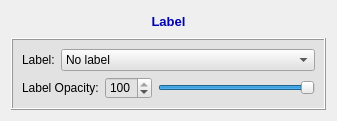
<?xml version="1.0" encoding="UTF-8"?>
<ui version="4.0">
 <class>LabelWidget</class>
 <widget class="QWidget" name="LabelWidget">
  <property name="geometry">
   <rect>
    <x>0</x>
    <y>0</y>
    <width>337</width>
    <height>121</height>
   </rect>
  </property>
  <property name="windowTitle">
   <string>LabelWidget</string>
  </property>
  <layout class="QVBoxLayout" name="verticalLayout_2">
   <item>
    <widget class="QLabel" name="label_14">
     <property name="font">
      <font>
       <pointsize>11</pointsize>
       <weight>75</weight>
       <bold>true</bold>
      </font>
     </property>
     <property name="text">
      <string>&lt;html&gt;&lt;head/&gt;&lt;body&gt;&lt;p&gt;&lt;span style=&quot; font-size:10pt; color:#0000b3;&quot;&gt;Label&lt;/span&gt;&lt;/p&gt;&lt;/body&gt;&lt;/html&gt;</string>
     </property>
     <property name="alignment">
      <set>Qt::AlignCenter</set>
     </property>
    </widget>
   </item>
   <item>
    <widget class="QFrame" name="frame_4">
     <property name="minimumSize">
      <size>
       <width>0</width>
       <height>0</height>
      </size>
     </property>
     <property name="styleSheet">
      <string notr="true">background-color: rgb(226, 226, 226)</string>
     </property>
     <property name="frameShape">
      <enum>QFrame::Box</enum>
     </property>
     <property name="frameShadow">
      <enum>QFrame::Raised</enum>
     </property>
     <layout class="QVBoxLayout" name="verticalLayout">
      <item>
       <layout class="QHBoxLayout" name="horizontalLayout_6">
        <item>
         <widget class="QLabel" name="activeLabelLabel">
          <property name="font">
           <font>
            <family>Arial</family>
           </font>
          </property>
          <property name="text">
           <string>Label:</string>
          </property>
         </widget>
        </item>
        <item>
         <widget class="QComboBox" name="comboBoxLabel">
          <property name="sizePolicy">
           <sizepolicy hsizetype="Expanding" vsizetype="Fixed">
            <horstretch>0</horstretch>
            <verstretch>0</verstretch>
           </sizepolicy>
          </property>
          <property name="font">
           <font>
            <family>Arial</family>
           </font>
          </property>
          <property name="iconSize">
           <size>
            <width>13</width>
            <height>13</height>
           </size>
          </property>
          <item>
           <property name="text">
            <string>No label</string>
           </property>
           <property name="icon">
            <iconset resource="../Main/resources/IADE_Analyzer.qrc">
             <normaloff>:/icons/transparentbox.png</normaloff>:/icons/transparentbox.png</iconset>
           </property>
          </item>
          <item>
           <property name="text">
            <string>Vessel Wall</string>
           </property>
           <property name="icon">
            <iconset resource="../Main/resources/IADE_Analyzer.qrc">
             <normaloff>:/icons/bluebox.png</normaloff>:/icons/bluebox.png</iconset>
           </property>
          </item>
          <item>
           <property name="text">
            <string>Lumen</string>
           </property>
           <property name="icon">
            <iconset resource="../Main/resources/IADE_Analyzer.qrc">
             <normaloff>:/icons/redbox.png</normaloff>:/icons/redbox.png</iconset>
           </property>
          </item>
          <item>
           <property name="text">
            <string>Calcification</string>
           </property>
           <property name="icon">
            <iconset resource="../Main/resources/IADE_Analyzer.qrc">
             <normaloff>:/icons/greenbox.png</normaloff>:/icons/greenbox.png</iconset>
           </property>
          </item>
          <item>
           <property name="text">
            <string>Hemorrhage</string>
           </property>
           <property name="icon">
            <iconset resource="../Main/resources/IADE_Analyzer.qrc">
             <normaloff>:/icons/yellowbox.png</normaloff>:/icons/yellowbox.png</iconset>
           </property>
          </item>
          <item>
           <property name="text">
            <string>LRNC</string>
           </property>
           <property name="icon">
            <iconset resource="../Main/resources/IADE_Analyzer.qrc">
             <normaloff>:/icons/lightbluebox.png</normaloff>:/icons/lightbluebox.png</iconset>
           </property>
          </item>
          <item>
           <property name="text">
            <string>LM</string>
           </property>
           <property name="icon">
            <iconset resource="../Main/resources/IADE_Analyzer.qrc">
             <normaloff>:/icons/purplebox.png</normaloff>:/icons/purplebox.png</iconset>
           </property>
          </item>
         </widget>
        </item>
       </layout>
      </item>
      <item>
       <layout class="QHBoxLayout" name="horizontalLayout_5">
        <item>
         <widget class="QLabel" name="label_13">
          <property name="font">
           <font>
            <family>Arial</family>
           </font>
          </property>
          <property name="text">
           <string>Label Opacity:</string>
          </property>
         </widget>
        </item>
        <item>
         <widget class="QSpinBox" name="spinBoxOpacity">
          <property name="maximum">
           <number>100</number>
          </property>
          <property name="value">
           <number>100</number>
          </property>
         </widget>
        </item>
        <item>
         <widget class="QSlider" name="sliderOpacity">
          <property name="maximum">
           <number>100</number>
          </property>
          <property name="value">
           <number>100</number>
          </property>
          <property name="sliderPosition">
           <number>100</number>
          </property>
          <property name="orientation">
           <enum>Qt::Horizontal</enum>
          </property>
         </widget>
        </item>
       </layout>
      </item>
     </layout>
    </widget>
   </item>
  </layout>
 </widget>
 <resources>
  <include location="../Main/resources/IADE_Analyzer.qrc"/>
 </resources>
 <connections>
  <connection>
   <sender>spinBoxOpacity</sender>
   <signal>valueChanged(int)</signal>
   <receiver>sliderOpacity</receiver>
   <slot>setValue(int)</slot>
   <hints>
    <hint type="sourcelabel">
     <x>136</x>
     <y>91</y>
    </hint>
    <hint type="destinationlabel">
     <x>219</x>
     <y>95</y>
    </hint>
   </hints>
  </connection>
  <connection>
   <sender>sliderOpacity</sender>
   <signal>valueChanged(int)</signal>
   <receiver>spinBoxOpacity</receiver>
   <slot>setValue(int)</slot>
   <hints>
    <hint type="sourcelabel">
     <x>262</x>
     <y>81</y>
    </hint>
    <hint type="destinationlabel">
     <x>126</x>
     <y>86</y>
    </hint>
   </hints>
  </connection>
 </connections>
</ui>
